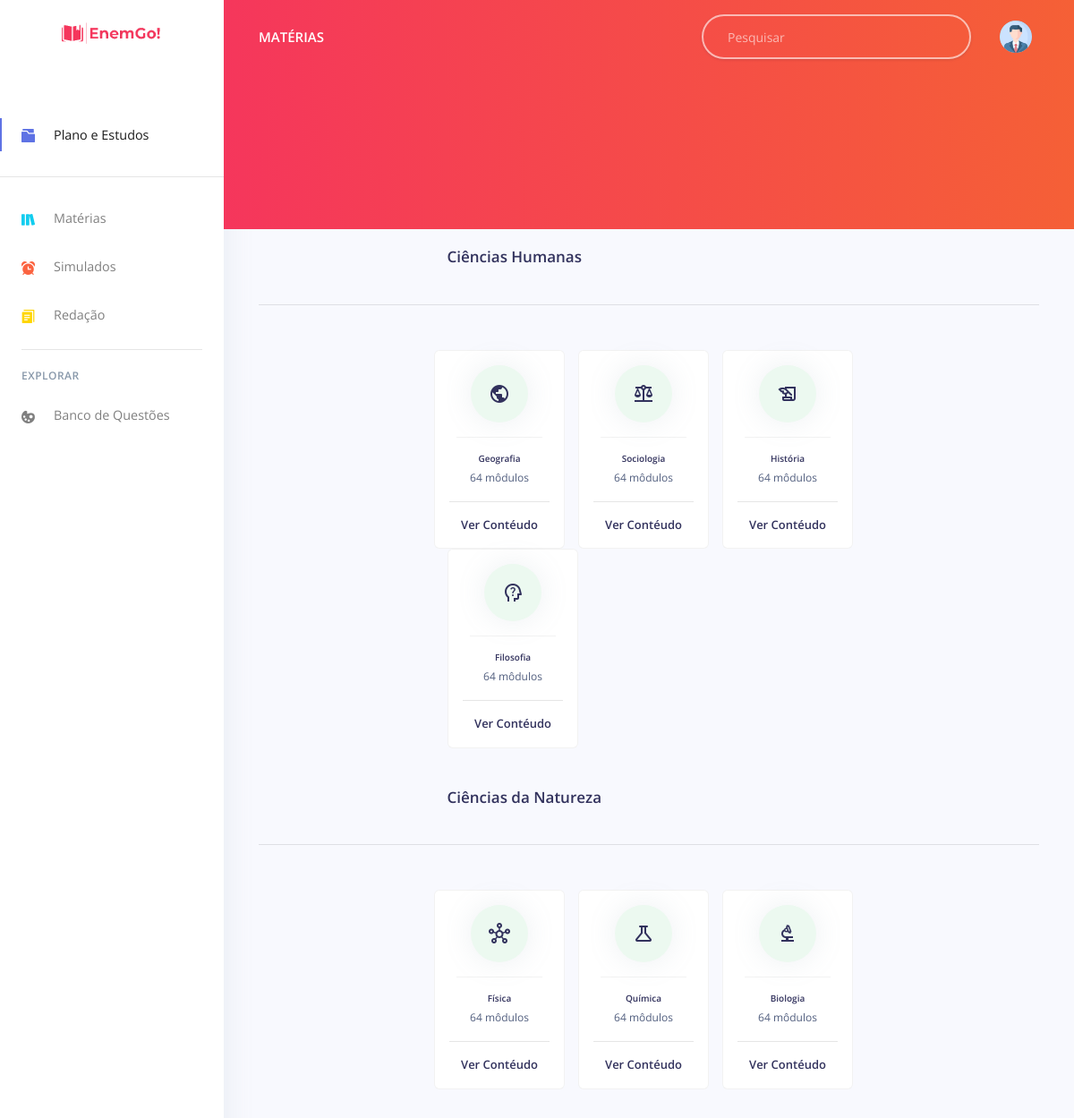
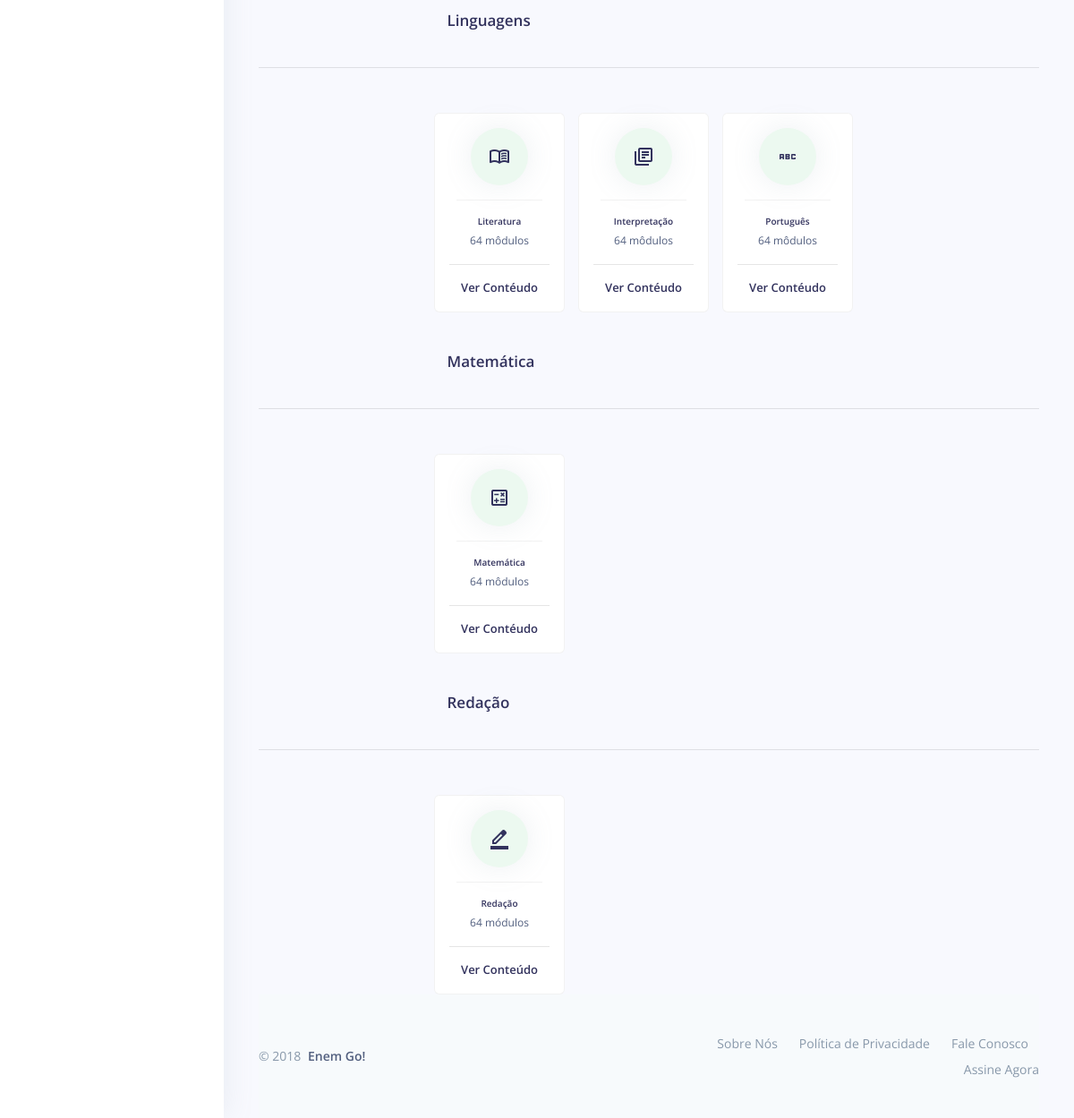
The page /examples/materias.php on the database its author committed (2 pictures, top to bottom).
### tables this page shows
CREATE TABLE `tb_materias` (
  `ID` int(10) NOT NULL,
  `NOME_MATERIA` varchar(255) DEFAULT NULL,
  `QTD_MODULOS` int(5) DEFAULT NULL,
  `ICONE` varchar(255) DEFAULT NULL,
  `CATEGORIA` varchar(255) DEFAULT NULL
);

### examples/materias.php (the view, shortened to what this page needs)
<?php
include_once("config.php");
?>
<!DOCTYPE html>
<html lang="en">
<head>
  <link href="../assets/js/plugins/nucleo/css/nucleo.css" rel="stylesheet" />
  <link href="../assets/css/argon-dashboard.css?v=1.1.2" rel="stylesheet" />
</head>
<body class="">
  <nav class="navbar navbar-vertical fixed-left navbar-expand-md navbar-light bg-white" id="sidenav-main">
    <div class="container-fluid">
      <a class="navbar-brand pt-0" href="materias.php">
        <img src="../assets/img/logo-enemgo3.png" class="navbar-brand-img" alt="...">
      </a>
      <div class="collapse navbar-collapse" id="sidenav-collapse-main">
        <?php
            include "plano.php";
        ?>
        <hr class="my-3">
        <h6 class="navbar-heading text-muted">Explorar</h6>
        <ul class="navbar-nav mb-md-3">
          <li class="nav-item">
            <a class="nav-link" href="banco_questoes_mat.php?id=1">
              <i class="ni ni-palette"></i> Banco de Questões
            </a>
          </li>
        </ul>
      </div>
  </nav>
  <div class="main-content">
    <nav class="navbar navbar-top navbar-expand-md navbar-dark" id="navbar-main">
      <div class="container-fluid">
        <a class="h4 mb-0 text-white text-uppercase d-none d-lg-inline-block" href="./materias.php">Matérias</a>
        <form class="navbar-search navbar-search-dark form-inline mr-3 d-none d-md-flex ml-lg-auto">
          <div class="form-group mb-0">
            <div class="input-group input-group-alternative">
              <div class="input-group-prepend">
                <span class="input-group-text"><i class="fas fa-search"></i></span>
              </div>
              <input class="form-control" placeholder="Pesquisar" type="text">
            </div>
          </div>
        </form>
        <ul class="navbar-nav align-items-center d-none d-md-flex">
          <li class="nav-item dropdown">
            <a class="nav-link pr-0" href="#" role="button" data-toggle="dropdown" aria-haspopup="true"
              aria-expanded="false">
              <div class="media align-items-center">
                <?php
            include "../components/nome_usuario.php";
            ?>
              </div>
            </a>
          </li>
        </ul>
      </div>
    </nav>
    <div class="header bg-gradient-primary pb-8 pt-5 pt-md-8">
    </div>
    <div class="container-fluid mt--7">
      <div class="itens">
        <div class="row">
          <div class="container">
            <div class="col-12">
              <div class="row ">
                <h3 class="titulos">Ciências Humanas</h3>
              </div>
            </div>
          </div>
        </div>
        <hr>
        <div class="row">
          <div class="container">
            <div class="col-xl-15">
              <div class="row">
                <?php $result = mysqli_query($mysqli, "SELECT * FROM `tb_materias` WHERE CATEGORIA = 'Ciências Humanas';"); ?>
                <?php while ($res = mysqli_fetch_array($result)) { ?>
                <a href="direcionamento_materia.php?id=<?php echo $res['ID'] ?>">
                  <div class="card">
                    <div class="card-header mx-4 p-3 text-center">
                      <div class="icon icon-shape icon-lg bg-gradient shadow text-center border-radius-lg">
                        <span class="material-symbols-outlined text">
                        </span>
                      </div>
                    </div>
                    <div class="card-body pt-0 p-3 text-center">
                      <h6 class="text-center mb-0">
                        <?php echo $res['NOME_MATERIA'] ?>
                      </h6>
                      <span class="text-xs">
                        <?php echo $res['QTD_MODULOS'] ?> môdulos
                      </span>
                      <hr class="horizontal dark my-3">
                      <h5 class="mb-0">Ver Contéudo</h5>
                    </div>
                  </div>
                </a>
                <?php } ?>
              </div>
            </div>
          </div>
        </div>
        <br>
        <div class="row">
          <div class="container">
            <div class="col-12">
              <div class="row ">
                <h3 class="titulos">Ciências da Natureza</h3>
              </div>
            </div>
          </div>
        </div>
        <hr>
        <div class="row">
          <div class="container">
            <div class="col-xl-15">
              <div class="row">
                <?php $result = mysqli_query($mysqli, "SELECT * FROM `tb_materias` WHERE CATEGORIA = 'Ciências da Natureza';"); ?>
                <?php while ($res = mysqli_fetch_array($result)) { ?>
                <a href="direcionamento_materia.php?id=<?php echo $res['ID'] ?>">
                  <div class="card">
                    <div class="card-header mx-4 p-3 text-center">
                      <div class="icon icon-shape icon-lg bg-gradient shadow text-center border-radius-lg">
                        <span class="material-symbols-outlined text">
                        </span>
                      </div>
                    </div>
                    <div class="card-body pt-0 p-3 text-center">
                      <h6 class="text-center mb-0">
                        <?php echo $res['NOME_MATERIA'] ?>
                      </h6>
                      <span class="text-xs">
                        <?php echo $res['QTD_MODULOS'] ?> môdulos
                      </span>
                      <hr class="horizontal dark my-3">
                      <h5 class="mb-0">Ver Contéudo</h5>
                    </div>
                  </div>
                </a>
                <?php } ?>
              </div>
            </div>
          </div>
        </div>
        <br>
        <div class="row">
          <div class="container">
            <div class="col-12">
              <div class="row ">
                <h3 class="titulos">Linguagens</h3>
              </div>
            </div>
          </div>
        </div>
        <hr>
        <div class="row">
          <div class="container">
            <div class="col-xl-15">
              <div class="row">
                <?php $result = mysqli_query($mysqli, "SELECT * FROM `tb_materias` WHERE CATEGORIA = 'Linguagens';"); ?>
                <?php while ($res = mysqli_fetch_array($result)) { ?>
                <a href="direcionamento_materia.php?id=<?php echo $res['ID'] ?>">
                  <div class="card">
                    <div class="card-header mx-4 p-3 text-center">
                      <div class="icon icon-shape icon-lg bg-gradient shadow text-center border-radius-lg">
                        <span class="material-symbols-outlined text">
                        </span>
                      </div>
                    </div>
                    <div class="card-body pt-0 p-3 text-center">
                      <h6 class="text-center mb-0">
                        <?php echo $res['NOME_MATERIA'] ?>
                      </h6>
                      <span class="text-xs">
                        <?php echo $res['QTD_MODULOS'] ?> môdulos
                      </span>
                      <hr class="horizontal dark my-3">
                      <h5 class="mb-0">Ver Contéudo</h5>
                    </div>
                  </div>
                </a>
                <?php } ?>
              </div>
            </div>
          </div>
        </div>
        <br>
        <div class="row">
          <div class="container">
            <div class="col-12">
              <div class="row ">
                <h3 class="titulos">Matemática</h3>
              </div>
            </div>
          </div>
        </div>
        <hr>
        <div class="row">
          <div class="container">
            <div class="col-xl-15">
              <div class="row">
                <?php $result = mysqli_query($mysqli, "SELECT * FROM `tb_materias` WHERE CATEGORIA = 'Matemática';"); ?>
                <?php while ($res = mysqli_fetch_array($result)) { ?>
                <a href="direcionamento_materia.php?id=<?php echo $res['ID'] ?>">
                  <div class="card">
                    <div class="card-header mx-4 p-3 text-center">
                      <div class="icon icon-shape icon-lg bg-gradient shadow text-center border-radius-lg">
                        <span class="material-symbols-outlined text">
                        </span>
                      </div>
                    </div>
                    <div class="card-body pt-0 p-3 text-center">
                      <h6 class="text-center mb-0">
                        <?php echo $res['NOME_MATERIA'] ?>
                      </h6>
                      <span class="text-xs">
                        <?php echo $res['QTD_MODULOS'] ?> môdulos
                      </span>
                      <hr class="horizontal dark my-3">
                      <h5 class="mb-0">Ver Contéudo</h5>
                    </div>
                  </div>
                </a>
                <?php } ?>
              </div>
            </div>
          </div>
        </div>
        <br>
        <div class="row">
          <div class="container">
            <div class="col-12">
              <div class="row ">
                <h3 class="titulos">Redação </h3>
              </div>
            </div>
          </div>
        </div>
        <hr>
        <div class="row">
          <div class="container">
            <div class="row">
              <div class="col-md-15">
                <?php $result = mysqli_query($mysqli, "SELECT * FROM `tb_materias` WHERE CATEGORIA = 'Redação';"); ?>
                <?php while ($res = mysqli_fetch_array($result)) { ?>
                <a href="direcionamento_materia.php?id=<?php echo $res['ID'] ?>">
                  <div class="card">
                    <div class="card-header mx-4 p-3 text-center">
                      <div class="icon icon-shape icon-lg bg-gradient shadow text-center border-radius-lg">
                        <span class="material-symbols-outlined text">
                        </span>
                      </div>
                    </div>
                    <div class="card-body pt-0 p-3 text-center">
                      <h6 class="text-center mb-0">
                        <?php echo $res['NOME_MATERIA'] ?>
                      </h6>
                      <span class="text-xs">
                        <?php echo $res['QTD_MODULOS'] ?> módulos
                      </span>
                      <hr class="horizontal dark my-3">
                      <h5 class="mb-0">Ver Conteúdo</h5>
                    </div>
                  </div>
                </a>
                <?php } ?>
              </div>
            </div>
          </div>
        </div>
      </div>
      <footer class="footer">
        <div class="row align-items-center justify-content-xl-between">
          <div class="col-xl-6">
            <div class="copyright text-center text-xl-left text-muted">
              &copy; 2018 <a href="../plano_estudos.php" class="font-weight-bold ml-1" target="_blank">Enem Go!</a>
            </div>
          </div>
          <div class="col-xl-6">
            <ul class="nav nav-footer justify-content-center justify-content-xl-end">
              <li class="nav-item">
                <a href="#" class="nav-link" target="_blank">Sobre Nós</a>
              </li>
              <li class="nav-item">
                <a href="#" class="nav-link" target="_blank">Política de Privacidade</a>
              </li>
              <li class="nav-item">
                <a href="#" class="nav-link" target="_blank">Fale Conosco</a>
              </li>
              <li class="nav-item">
                <a href="#" class="nav-link" target="_blank">Assine Agora</a>
              </li>
            </ul>
          </div>
        </div>
      </footer>
    </div>
  </div>
</body>
</html>

### examples/plano.php (shortened to what this page needs)
<?php
if($_SESSION['PLANO'] == "bas"){?>
<ul class="navbar-nav">
          <br>
          <li class="nav-item">
      <a name="btn_plano_estudos" class="nav-link active" href="plano_estudos.php">
        <i class="ni ni-folder-17 text-blue"></i> Plano e Estudos
      </a>
    </li>
          <li>
            <hr class="my-4">
          </li>
          <li class="nav-item">
            <a class="nav-link " href="materias.php">
              <i class="ni ni-books text-info"></i> Matérias
            </a>
          </li>
          <hr class="my-1">
          <li class="nav-item">
            <a class="nav-link " href="redacao.php">
              <i class="ni ni-single-copy-04 text-yellow"></i> Redação
            </a>
          </li>
        </ul>
<?php }else{ ?>
    <ul class="navbar-nav">
    <br>
    <li class="nav-item">
      <a name="btn_plano_estudos" class="nav-link active" href="plano_estudos.php">
        <i class="ni ni-folder-17 text-blue"></i> Plano e Estudos
      </a>
    </li>
    <li>
      <hr class="my-4">
    </li>
    <li class="nav-item">
      <a class="nav-link " href="materias.php">
        <i class="ni ni-books text-info"></i> Matérias
      </a>
    </li>
    <li class="nav-item">
      <a class="nav-link " href="simulados.php">
        <i class="ni ni-time-alarm text-orange"></i> Simulados
      </a>
    </li>
    <li class="nav-item">
      <a class="nav-link " href="redacao.php">
        <i class="ni ni-single-copy-04 text-yellow"></i> Redação
      </a>
    </li>
  </ul>
<?php } ?>

### components/nome_usuario.php (shortened to what this page needs)
<span class="avatar avatar-sm rounded-circle">
                  <img alt="Image placeholder" src="../assets/img/trainers/perfil.png">
                </span>

### examples/materias.php (style rules this page uses)
.bg-gradient-primary { background: linear-gradient(87deg, #f5365c 0, #f56036 100%) !important; }
.mt--7, .my--7 { margin-top: 0rem !important; }
.container { width: 50%; display: flex; margin-top: 2%; padding: 0.0001%; border: 1px; border-radius: 0.375rem; }
.row { display: flex; }
.bg-gradient { background: #ecf9f0; }
.text { color: #f5365c; }
.card { position: relative; display: flex; flex-direction: column; min-width: 0; word-wrap: break-word; background-color: #fff; background-clip: border-box; border: 1px solid rgba(0, 0, 0, 0.05); border-radius: 0.375rem; }
a { color: #525f7f; }
.text { color: #32325d; }

### rows shown on the page
tb_materias: NOME_MATERIA "Geografia", QTD_MODULOS "64"
tb_materias: NOME_MATERIA "Sociologia", QTD_MODULOS "64"
tb_materias: NOME_MATERIA "História", QTD_MODULOS "64"
tb_materias: NOME_MATERIA "Filosofia", QTD_MODULOS "64"
tb_materias: NOME_MATERIA "Física", QTD_MODULOS "64"
tb_materias: NOME_MATERIA "Química", QTD_MODULOS "64"
tb_materias: NOME_MATERIA "Biologia", QTD_MODULOS "64"
tb_materias: NOME_MATERIA "Literatura", QTD_MODULOS "64"
tb_materias: NOME_MATERIA "Interpretação", QTD_MODULOS "64"
tb_materias: NOME_MATERIA "Português", QTD_MODULOS "64"
tb_materias: NOME_MATERIA "Matemática", QTD_MODULOS "64"
tb_materias: NOME_MATERIA "Redação", QTD_MODULOS "64"
